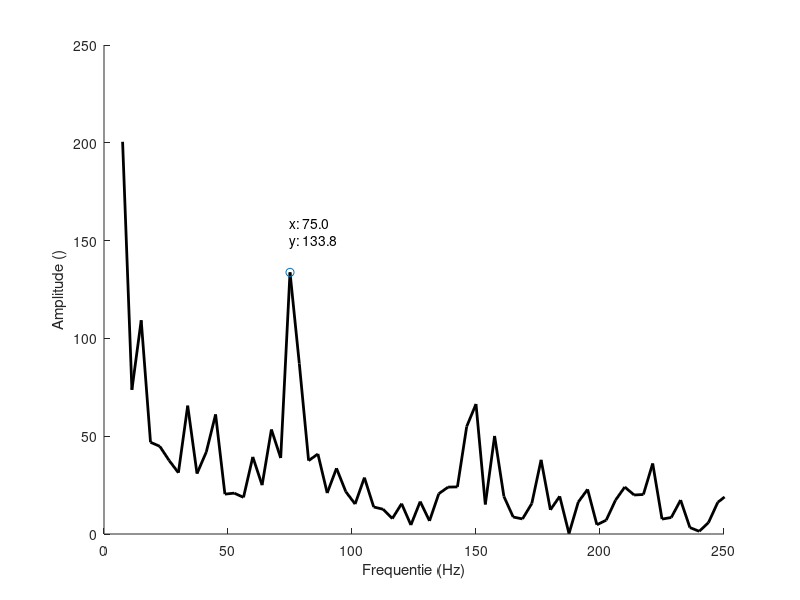

Write MATLAB code to recreate this figure.
fs = 30;
y = csvread('module3_MSExcel_redValues2.csv');
N = length(y);

Y = fft(y,N);
Y([1 end]) = Y([1 end])/2;
f = (0:length(Y)-1)*fs/length(Y)*60;

figure(1);
clf;
hold on;
ylabel('Amplitude ()');
plot(f(3:end),abs(Y(2:end-1)),'k','LineWidth',2);
plot(f(21),abs(Y(20)),'o');
text(f(21),abs(Y(20))+20, sprintf('x: %.1f \ny: %.1f',f(21), abs(Y(20))))
xlim([0 250])
xlabel('Frequentie (Hz)');

saveas(gcf,'redValuesFFT.png')